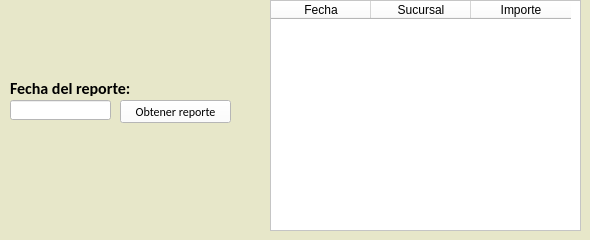
      <widget class="QWidget" name="tab_8">
       <property name="font">
        <font>
         <family>Calibri</family>
        </font>
       </property>
       <property name="styleSheet">
        <string notr="true">background-color: rgb(231, 231, 201);</string>
       </property>
       <attribute name="title">
        <string>Reporte de venta del día</string>
       </attribute>
       <widget class="QLineEdit" name="celda_fecha_reporte_dia">
        <property name="geometry">
         <rect>
          <x>10</x>
          <y>100</y>
          <width>101</width>
          <height>20</height>
         </rect>
        </property>
        <property name="styleSheet">
         <string notr="true">background-color: rgb(255, 255, 255);</string>
        </property>
       </widget>
       <widget class="QLabel" name="nombre_cte_gest_sald_25">
        <property name="enabled">
         <bool>true</bool>
        </property>
        <property name="geometry">
         <rect>
          <x>10</x>
          <y>80</y>
          <width>131</width>
          <height>16</height>
         </rect>
        </property>
        <property name="font">
         <font>
          <family>Calibri</family>
          <pointsize>12</pointsize>
          <weight>75</weight>
          <bold>true</bold>
         </font>
        </property>
        <property name="text">
         <string>Fecha del reporte:</string>
        </property>
       </widget>
       <widget class="QPushButton" name="boton_obtener_reporte">
        <property name="geometry">
         <rect>
          <x>120</x>
          <y>100</y>
          <width>111</width>
          <height>23</height>
         </rect>
        </property>
        <property name="styleSheet">
         <string notr="true">background-color: rgb(255, 255, 255);</string>
        </property>
        <property name="text">
         <string>Obtener reporte</string>
        </property>
       </widget>
       <widget class="QTableWidget" name="tabla_reporte_ventas_dia">
        <property name="enabled">
         <bool>true</bool>
        </property>
        <property name="geometry">
         <rect>
          <x>270</x>
          <y>0</y>
          <width>311</width>
          <height>231</height>
         </rect>
        </property>
        <property name="styleSheet">
         <string notr="true">background-color: rgb(255, 255, 255);</string>
        </property>
        <column>
         <property name="text">
          <string>Fecha</string>
         </property>
        </column>
        <column>
         <property name="text">
          <string>Sucursal</string>
         </property>
        </column>
        <column>
         <property name="text">
          <string>Importe</string>
         </property>
        </column>
       </widget>
      </widget>
